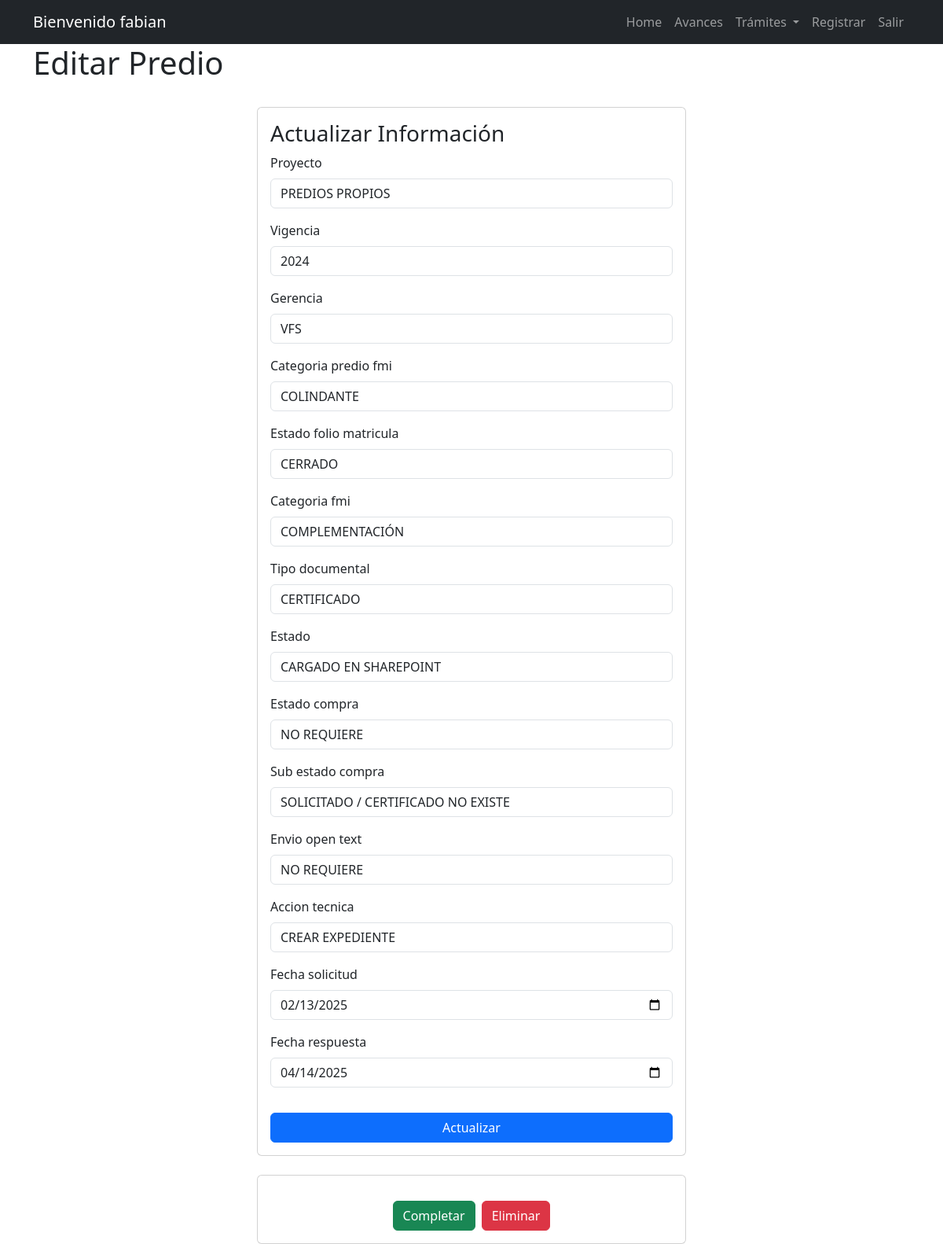
Page /predio/6 (signed in) on the earlier database version.
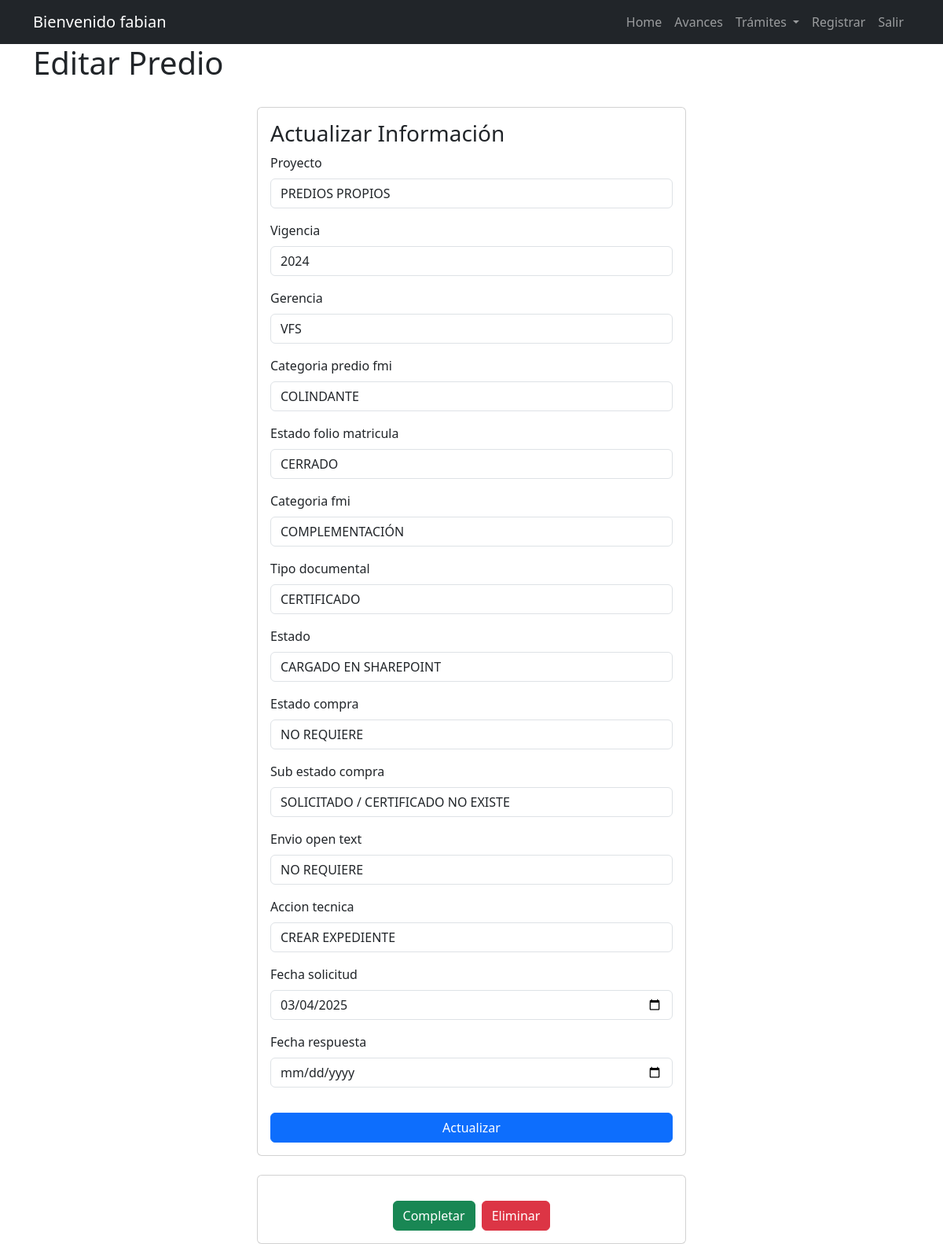
Same page on the later database version.
### task/models.py (models this page shows, shortened)
class Predio(models.Model):
    id = models.AutoField(primary_key=True)
    PROYECTO_CHOICES = [('PREDIOS PROPIOS', 'PREDIOS PROPIOS'), ('SERVIDUMBRES', 'SERVIDUMBRES')]
    VIGENCIA_CHOICES = [('2023', '2023'), ('2024', '2024'), ('2025', '2025')]
    GERENCIA_CHOICES = [('VAO', 'VAO'), ('GPA', 'GPA'), ('VRC', 'VRC'), ('GCT', 'GCT'), ('GMA', 'GMA'), ('GRI', 'GRI'), ('GTA', 'GTA'), ('VRO', 'VRO'), ('GCH', 'GCH'), ('GDA', 'GDA'), ('GDT', 'GDT'), ('VPI', 'VPI'), ('VFS', 'VFS')]
    CATEGORIA_PREDIO_FMI_CHOICES = [('COLINDANTE', 'COLINDANTE'), ('FOLIO ESTUDIO', 'FOLIO ESTUDIO'), ('MATRIZ', 'MATRIZ'), ('MATRIZ_COLINDANTE', 'MATRIZ_COLINDANTE'), ('PROPIO', 'PROPIO'), ('SEGREGADO', 'SEGREGADO'), ('SIN INFORMACIÓN', 'SIN INFORMACIÓN')]
    ESTADO_FOLIO_CHOICES = [('ACTIVO', 'ACTIVO'), ('CERRADO', 'CERRADO'), ('SIN INFORMACIÓN', 'SIN INFORMACIÓN')]
    CATEGORIA_FMI_CHOICES = [('ADICIONALES', 'ADICIONALES'), ('COMPLEMENTACIÓN', 'COMPLEMENTACIÓN'), ('SIN INFORMACIÓN', 'SIN INFORMACIÓN'), ('TRADICIÓN', 'TRADICIÓN')]
    TIPO_DOCUMENTAL_CHOICES = [('ACTA', 'ACTA'), ('ACTO ADMINISTRATIVO', 'ACTO ADMINISTRATIVO'), ('AUTO', 'AUTO'), ('CERTIFICADO', 'CERTIFICADO'), ('DECLARACIÓN', 'DECLARACIÓN'), ('DECRETO', 'DECRETO'), ('DEMANDA', 'DEMANDA'), ('DOCUMENTO', 'DOCUMENTO'), ('ESCRITURA', 'ESCRITURA'), ('EXPEDIENTE', 'EXPEDIENTE'), ('RESOLUCIÓN', 'RESOLUCIÓN'), ('SENTENCIA', 'SENTENCIA')]
    ESTADO_CHOICES = [('CARGADO A OTRO PREDIO', 'CARGADO A OTRO PREDIO'), ('CARGADO EN EL PREDIO', 'CARGADO EN EL PREDIO'), ('CARGADO EN SHAREPOINT', 'CARGADO EN SHAREPOINT'), ('NO ENCONTRADO', 'NO ENCONTRADO'), ('NO REQUIERE', 'NO REQUIERE'), ('PENDIENTE VERIFICAR', 'PENDIENTE VERIFICAR'), ('SERVIDOR INGICAT', 'SERVIDOR INGICAT')]
    ESTADO_COMPRA_CHOICES = [('ADQUIRIDO', 'ADQUIRIDO'), ('NO REQUIERE', 'NO REQUIERE'), ('PENDIENTE POR SOLICITAR', 'PENDIENTE POR SOLICITAR'), ('PENDIENTE VERIFICAR', 'PENDIENTE VERIFICAR'), ('SOLICITADO', 'SOLICITADO')]
    SUB_ESTADO_COMPRA_CHOICES = [('ADQUIRIDO PREDIO PROPIOS', 'ADQUIRIDO PREDIO PROPIOS'), ('ADQUIRIDO SERVIDUMBRES', 'ADQUIRIDO SERVIDUMBRES'), ('ERROR REGISTRAL', 'ERROR REGISTRAL'), ('NO APLICA', 'NO APLICA'), ('SOLICITADO / CERTIFICADO NO EXISTE', 'SOLICITADO / CERTIFICADO NO EXISTE'), ('SOLICITADO PREDIO PROPIOS', 'SOLICITADO PREDIO PROPIOS'), ('SOLICITADO SERVIDUMBRES', 'SOLICITADO SERVIDUMBRES')]
    ENVIO_OPEN_TEXT_CHOICES = [('NO', 'NO'), ('NO APLICA', 'NO APLICA'), ('NO REQUIERE', 'NO REQUIERE'), ('PENDIENTE', 'PENDIENTE'), ('SI', 'SI'), ('YA ESTA', 'YA ESTA')]
    ACCION_TECNICA_CHOICES = [('ALIMENTAR EXPEDIENTE PREDIAL', 'ALIMENTAR EXPEDIENTE PREDIAL'), ('ALIMENTAR PREDIO GESTIÓN', 'ALIMENTAR PREDIO GESTIÓN'), ('ALIMENTAR PREDIO MATRIZ', 'ALIMENTAR PREDIO MATRIZ'), ('CARPETA CERO', 'CARPETA CERO'), ('CREAR EXPEDIENTE', 'CREAR EXPEDIENTE'), ('NO REQUIERE', 'NO REQUIERE')]
    proyecto = models.CharField(max_length=16, choices=PROYECTO_CHOICES)
    vigencia = models.CharField(max_length=4, choices=VIGENCIA_CHOICES)
    gerencia = models.CharField(max_length=4, choices=GERENCIA_CHOICES)
    categoria_predio_fmi = models.CharField(max_length=100, choices=CATEGORIA_PREDIO_FMI_CHOICES)
    estado_folio_matricula = models.CharField(max_length=100, choices=ESTADO_FOLIO_CHOICES)
    categoria_fmi = models.CharField(max_length=50, choices=CATEGORIA_FMI_CHOICES)
    tipo_documental = models.CharField(max_length=50, choices=TIPO_DOCUMENTAL_CHOICES)
    estado = models.CharField(max_length=50, choices=ESTADO_CHOICES)
    estado_compra = models.CharField(max_length=50, choices=ESTADO_COMPRA_CHOICES)
    sub_estado_compra = models.CharField(max_length=50, choices=SUB_ESTADO_COMPRA_CHOICES)
    envio_open_text = models.CharField(max_length=50, choices=ENVIO_OPEN_TEXT_CHOICES)
    accion_tecnica = models.CharField(max_length=50, choices=ACCION_TECNICA_CHOICES)
    fecha_solicitud = models.DateField(null=True , blank=True)
    fecha_respuesta = models.DateField(null=True , blank=True)
    datecompleted = models.DateTimeField(null=True, blank=True)
    es_importante = models.BooleanField(default=False)
    fecha_reiteracion = models.DateField(null=True, blank=True)
    ultima_fecha_acceso = models.DateField(null=True, blank=True)
    campo=models.CharField(max_length=50, null=True , blank=True)
    cod_sig = models.CharField(max_length=30, null=True , blank=True)
    fmi = models.CharField(max_length=10, default="00000")
    ced_catastral = models.CharField(max_length=31, null=True , blank=True)
    nom_predio = models.CharField(max_length=50, default="Sin Informacion")
    documento = models.CharField(max_length=15, null=True , blank=True)
    fecha_documento= models.DateField(null=True , blank=True)
    entidad = models.CharField(max_length=100, null=True , blank=True)
    municipio = models.CharField(max_length=100,null=True , blank=True)
    user = models.ForeignKey(
        settings.AUTH_USER_MODEL,
        on_delete=models.SET_NULL,
        null=True,
        blank=True,
        related_name='predios'
    )
    class Meta:
        ordering = ['-fecha_solicitud']

### task/views.py (the view, shortened to what this page needs)
# urls.py: path('predio/<int:predio_id>', views.predio_detail, name='predio_detail'),
@login_required(login_url='signin')
def predio_detail(request, predio_id):
    predio = get_object_or_404(Predio, pk=predio_id)
    if request.method == 'GET':
        predio_form = PredioForm(instance=predio)
        return render(request, 'predio_detail.html', {'predio': predio, 'predio_form': predio_form})

### task/templates/predio_detail.html (shortened to what this page needs)
{% extends 'base.html' %}
{% block content %}
<main class="container">
  <div class="row">
    <h1>Editar Predio</h1>
    <section class="col-md-6 offset-md-3">
      <form method="POST" class="card card-body mt-4">
        <h3>Actualizar Información</h3>
        {% for field in predio_form %}
        <div class="mb-3">
          <label for="{{ field.id_for_label }}" class="form-label">{{ field.label }}</label>
          {{ field }}
        </div>
        {% endfor %}
        <button class="btn btn-primary mt-3">Actualizar</button>
      </form>
      <div class="card card-body text-center mt-4">
        <div class="d-flex justify-content-center gap-2 mt-3">
          <form action="{% url 'complete_predio' predio.id %}" method="POST">
            <button class="btn btn-success">Completar</button>
          </form>
          <form action="{% url 'delete_predio' predio.id %}" method="POST">
            <button class="btn btn-danger">Eliminar</button>
          </form>
        </div>
      </div>
    </section>
  </div>
</main>
{% endblock %}

Differences in the rows shown:
changed Predio "PREDIOS PROPIOS": fecha_solicitud "02/13/2025" → "03/04/2025"; fecha_respuesta "04/14/2025" → (not shown)
